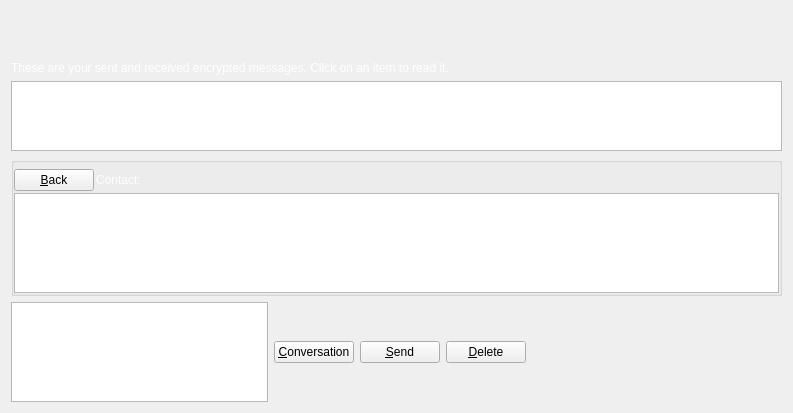
<?xml version="1.0" encoding="UTF-8"?>
<ui version="4.0">
 <class>MessagePage</class>
 <widget class="QWidget" name="MessagePage">
  <property name="geometry">
   <rect>
    <x>0</x>
    <y>0</y>
    <width>793</width>
    <height>413</height>
   </rect>
  </property>
  <property name="windowTitle">
   <string>Address Book</string>
  </property>
  <layout class="QVBoxLayout" name="verticalLayout_2">
   <item>
    <spacer name="verticalSpacer">
     <property name="orientation">
      <enum>Qt::Vertical</enum>
     </property>
     <property name="sizeType">
      <enum>QSizePolicy::Minimum</enum>
     </property>
     <property name="sizeHint" stdset="0">
      <size>
       <width>20</width>
       <height>50</height>
      </size>
     </property>
    </spacer>
   </item>
   <item alignment="Qt::AlignVCenter">
    <widget class="QLabel" name="labelExplanation">
     <property name="styleSheet">
      <string notr="true">color:#fff;</string>
     </property>
     <property name="text">
      <string>These are your sent and received encrypted messages. Click on an item to read it.</string>
     </property>
     <property name="textFormat">
      <enum>Qt::PlainText</enum>
     </property>
     <property name="wordWrap">
      <bool>true</bool>
     </property>
    </widget>
   </item>
   <item>
    <widget class="QTableView" name="tableView">
     <property name="contextMenuPolicy">
      <enum>Qt::CustomContextMenu</enum>
     </property>
     <property name="toolTip">
      <string>Click on a message to view it</string>
     </property>
     <property name="tabKeyNavigation">
      <bool>false</bool>
     </property>
     <property name="alternatingRowColors">
      <bool>true</bool>
     </property>
     <property name="selectionMode">
      <enum>QAbstractItemView::SingleSelection</enum>
     </property>
     <property name="selectionBehavior">
      <enum>QAbstractItemView::SelectRows</enum>
     </property>
     <property name="sortingEnabled">
      <bool>true</bool>
     </property>
     <attribute name="verticalHeaderVisible">
      <bool>false</bool>
     </attribute>
    </widget>
   </item>
   <item>
    <layout class="QVBoxLayout" name="verticalLayout">
     <item>
      <widget class="QGroupBox" name="messageDetails">
       <property name="title">
        <string/>
       </property>
       <layout class="QVBoxLayout" name="verticalLayout_4">
        <property name="spacing">
         <number>2</number>
        </property>
        <property name="leftMargin">
         <number>0</number>
        </property>
        <property name="topMargin">
         <number>6</number>
        </property>
        <property name="rightMargin">
         <number>0</number>
        </property>
        <property name="bottomMargin">
         <number>0</number>
        </property>
        <item>
         <layout class="QHBoxLayout" name="horizontalLayout_3">
          <item>
           <widget class="QPushButton" name="backButton">
            <property name="text">
             <string>&amp;Back</string>
            </property>
            <property name="icon">
             <iconset resource="../bitcoin.qrc">
              <normaloff>:/icons/quit</normaloff>:/icons/quit</iconset>
            </property>
           </widget>
          </item>
          <item>
           <widget class="QLabel" name="labelContact">
            <property name="styleSheet">
             <string notr="true">color:#fff</string>
            </property>
            <property name="text">
             <string>Contact:</string>
            </property>
           </widget>
          </item>
          <item>
           <widget class="QLabel" name="contactLabel">
            <property name="text">
             <string/>
            </property>
           </widget>
          </item>
          <item>
           <spacer name="horizontalSpacer_3">
            <property name="orientation">
             <enum>Qt::Horizontal</enum>
            </property>
            <property name="sizeHint" stdset="0">
             <size>
              <width>40</width>
              <height>20</height>
             </size>
            </property>
           </spacer>
          </item>
         </layout>
        </item>
        <item>
         <widget class="QListView" name="listConversation"/>
        </item>
        <item>
         <layout class="QVBoxLayout" name="verticalLayout_3"/>
        </item>
       </layout>
      </widget>
     </item>
     <item>
      <layout class="QHBoxLayout" name="horizontalLayout">
       <item>
        <widget class="QTextEdit" name="messageEdit">
         <property name="minimumSize">
          <size>
           <width>30</width>
           <height>0</height>
          </size>
         </property>
        </widget>
       </item>
       <item>
        <widget class="QPushButton" name="newButton">
         <property name="text">
          <string>&amp;Conversation</string>
         </property>
         <property name="icon">
          <iconset resource="../bitcoin.qrc">
           <normaloff>:/icons/add</normaloff>:/icons/add</iconset>
         </property>
        </widget>
       </item>
       <item>
        <widget class="QPushButton" name="sendButton">
         <property name="toolTip">
          <string>Send a message to the current conversation</string>
         </property>
         <property name="text">
          <string>&amp;Send</string>
         </property>
         <property name="icon">
          <iconset resource="../bitcoin.qrc">
           <normaloff>:/icons/send</normaloff>:/icons/send</iconset>
         </property>
        </widget>
       </item>
       <item>
        <widget class="QPushButton" name="deleteButton">
         <property name="toolTip">
          <string>Delete the currently selected address from the list</string>
         </property>
         <property name="text">
          <string>&amp;Delete</string>
         </property>
         <property name="icon">
          <iconset resource="../bitcoin.qrc">
           <normaloff>:/icons/remove</normaloff>:/icons/remove</iconset>
         </property>
        </widget>
       </item>
       <item>
        <spacer name="horizontalSpacer">
         <property name="orientation">
          <enum>Qt::Horizontal</enum>
         </property>
         <property name="sizeHint" stdset="0">
          <size>
           <width>40</width>
           <height>20</height>
          </size>
         </property>
        </spacer>
       </item>
      </layout>
     </item>
    </layout>
   </item>
  </layout>
 </widget>
 <resources>
  <include location="../bitcoin.qrc"/>
 </resources>
 <connections/>
</ui>
